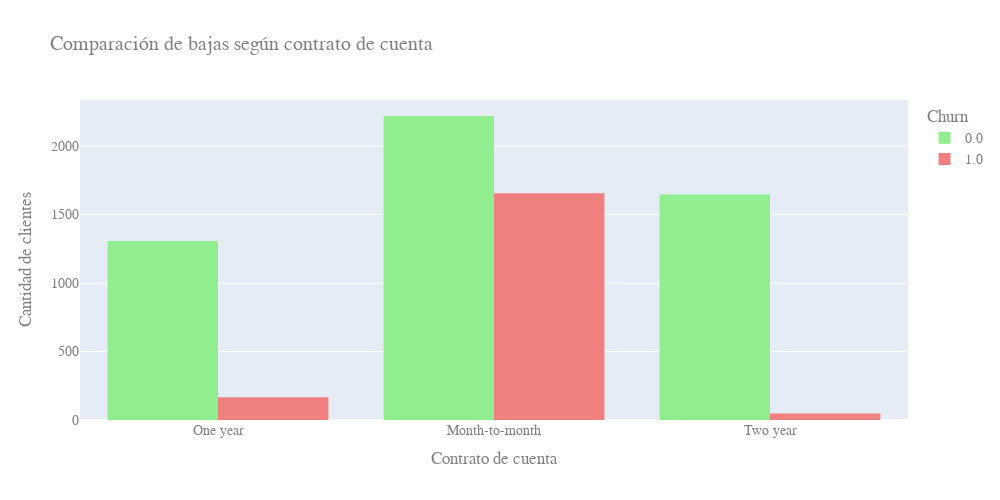

Write notebook code for a chart like this one.
### Code cell
# gráfico entre bajas y contrato de cuenta 
fig3 = px.histogram(
    datos_limpios,
    x='account_Contract',
    color='Churn',
    barmode='group',
    title='Comparación de bajas según contrato de cuenta',
    color_discrete_map={0: 'lightgreen', 1: 'lightcoral'}
)

fig3.update_layout(
    width=1000,
    height=500,
    xaxis_title='Contrato de cuenta',
    yaxis_title='Cantidad de clientes',
    font_family='Arial',
    font_size=14,
    font_color='Gray'
)

fig3.show()

### Figure 1 — Plotly figure (JSON) as saved in the notebook; plotly's stock layout.template omitted (floating-point values rounded to 4 significant figures; data arrays with more than 128 entries replaced by an {"elided": "..."} marker saying what was removed)
{"data": [{"alignmentgroup": "True", "bingroup": "x", "hovertemplate": "Churn=0.0<br>account_Contract=%{x}<br>count=%{y}<extra></extra>", "legendgroup": "0.0", "marker": {"color": "lightgreen", "pattern": {"shape": ""}}, "name": "0.0", "offsetgroup": "0.0", "orientation": "v", "showlegend": true, "type": "histogram", "x": {"elided": "5174 str values"}, "xaxis": "x", "yaxis": "y"}, {"alignmentgroup": "True", "bingroup": "x", "hovertemplate": "Churn=1.0<br>account_Contract=%{x}<br>count=%{y}<extra></extra>", "legendgroup": "1.0", "marker": {"color": "lightcoral", "pattern": {"shape": ""}}, "name": "1.0", "offsetgroup": "1.0", "orientation": "v", "showlegend": true, "type": "histogram", "x": {"elided": "1869 str values"}, "xaxis": "x", "yaxis": "y"}], "layout": {"barmode": "group", "font": {"color": "Gray", "family": "Arial", "size": 14}, "height": 500, "legend": {"title": {"text": "Churn"}, "tracegroupgap": 0}, "title": {"text": "Comparación de bajas según contrato de cuenta"}, "width": 1000, "xaxis": {"anchor": "y", "domain": [0, 1], "title": {"text": "Contrato de cuenta"}}, "yaxis": {"anchor": "x", "domain": [0, 1], "title": {"text": "Cantidad de clientes"}}}}
